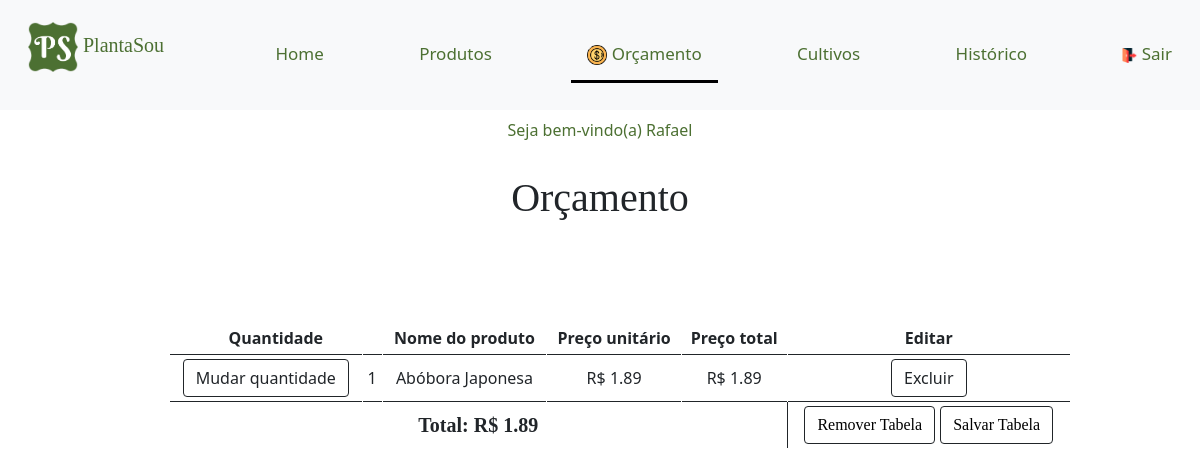
The page /php/orcamento.php?add=tabela&id=11 (signed in) on the database as committed earlier.
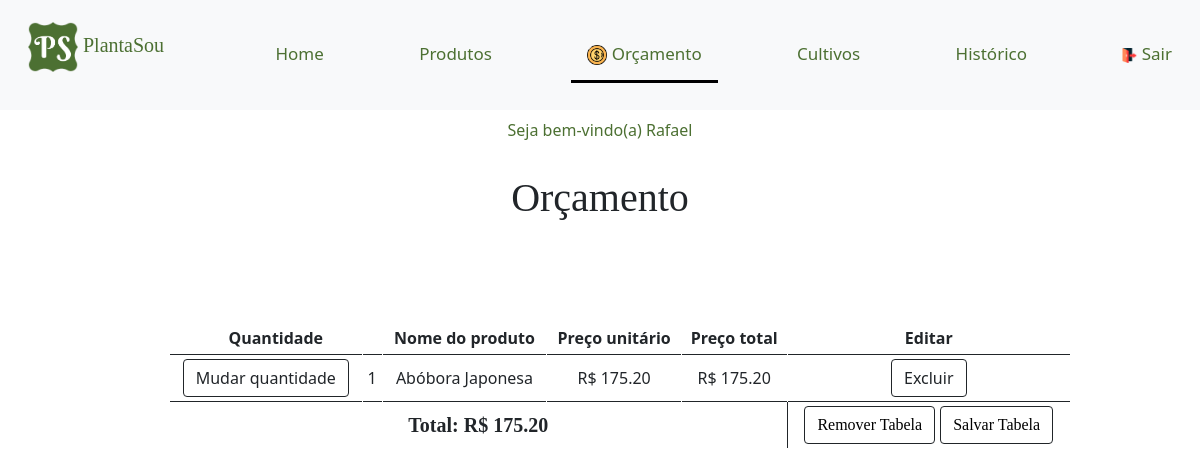
The same page on the database as committed later.
### tables this page shows
CREATE TABLE IF NOT EXISTS `produto` (
  `cod_produto` int(11) NOT NULL AUTO_INCREMENT,
  `nome` varchar(1000) DEFAULT NULL,
  `vitaminas` varchar(1000) DEFAULT NULL,
  `beneficios` varchar(1000) DEFAULT NULL,
  `preco` float DEFAULT NULL,
  `cod_cultivo` int(255) NOT NULL,
  `imagem` varchar(1000) DEFAULT NULL,
  PRIMARY KEY (`cod_produto`),
  KEY `cod_cultivo` (`cod_cultivo`)
);

### php/orcamento.php (the view, shortened to what the changed rows need)
<!DOCTYPE html>
<html lang="pt-br">
<head>
    <link rel="stylesheet" type="text/css" media="screen" href="../css/bootstrap.min.css" />
    <link rel="stylesheet" href="../css/estilo.css">
</head>
<body>
    <br>
    <h1 class="centro letra">Orçamento</h1>
<?php
    if(isset($_GET['add']) && $_GET['add'] == "tabela"){
        $idProduto = $_GET['id'];
    }
    if(count($_SESSION['itens'])== 0){
        echo'
                <div class="p-5 text-center">
                    <div class="alert fundoo font">
                        <div class="text-black">
                            <p>Nenhum produto foi selecionado!</p>
                            </br>
                            <p><a class="fundoo2" href="../php/produtos.php">Você poderá selecionar um produto na página Produtos</a></p>
                        </div>
                    </div>
                </div>
        ';
    }else{
        include ("../inc/conexao.php");
        echo'
            <table class="table-sm tabela w-75 p-3 table-bordered border-dark" cellspacing="0" rules="none">
                <thead>
                    <tr class="centro">
                        <td colspan="2"><b>Quantidade</b></td>
                        <td><b>Nome do produto</b></td>
                        <td><b>Preço unitário</b></td>
                        <td><b>Preço total</b></td>
                        <td><b>Editar</b></td>
                    </tr>
                </thead>
                <tbody>';
        $preco_final=0;
        foreach($_SESSION['itens'] as $idProduto => $quantidade){
            $sql="SELECT * FROM produto WHERE cod_produto=$idProduto";
            $query=mysqli_query($con, $sql);
            $mudar= 0;
                while(($seleciona=mysqli_fetch_assoc($query))!= NULL){
                    if(($mudar!= 0) && ($idProduto == $_POST['id_recebido'])){
                        $_SESSION['qtd'][$idProduto]= $mudar;
                        $_SESSION['itens'][$idProduto]= $mudar;
                        $_SESSION['preco_total'][$idProduto]=$seleciona['preco']* $_SESSION['qtd'][$idProduto];
                        echo'
                        <tr class="centro">
                            <td>
                                <button type="button" class="btn cor_bot btn-outline-dark collapsed" data-bs-toggle="modal" data-bs-target="#quantidade_p'.$idProduto.'">
                                    Mudar quantidade
                                </button>
                            </td>
                            <td scope="row">
                                '.$_SESSION['qtd'][$idProduto].'
                            </td>
                            <td>'.$seleciona['nome'].'</td>
                            <td>R$ '.number_format($seleciona['preco'],2).'</td>
                            <input type= "hidden" value="'.number_format($seleciona['preco'],2).'" id="preco"/>
                            <td>R$ '.number_format($_SESSION['preco_total'][$idProduto],2).'</td>
                            <td>
                                <button class="btn btn-outline-dark collapsed" type="button" id="dropdownMenuButton1" aria-expanded="false">
                                    <a onclick="confirmacao_o('.$idProduto.')">Excluir</a>
                                </button>
                            </td>
                        </tr>
                        ';
                    }else{
                        echo'
                            <tr class="centro">
                                <td>
                                    <button type="button" class="btn cor_bot btn-outline-dark collapsed" data-bs-toggle="modal" data-bs-target="#quantidade_p'.$idProduto.'">
                                        Mudar quantidade
                                    </button>
                                </td>
                                <td scope="row"">
                                    '.$_SESSION['qtd'][$idProduto].'
                                </td>
                                <td>'.$seleciona['nome'].'</td>
                                <td>R$ '.number_format($seleciona['preco'],2).'</td>
                                <input type= "hidden" value="'.number_format($seleciona['preco'],2).'" id="preco"/>
                                <td>R$ '.number_format($_SESSION['preco_total'][$idProduto],2).'</td>
                                <td>
                                    <button class="btn btn-outline-dark collapsed" type="button" id="dropdownMenuButton1" aria-expanded="false">
                                        <a onclick="confirmacao_o('.$idProduto.')">Excluir</a>
                                    </button>
                                </td>
                            </tr>
                </tbody>
                            ';
                    }
                   $preco_final+=$_SESSION['preco_total'][$idProduto];
                }
        }
        echo'
                <tfoot>
                    <tr class="centro font">
                        <th colspan="5"><b>Total: R$ '.number_format($preco_final,2).'</b></th>
                        <td>
                            <button type="button" class="btn btn-color btn-outline-dark" aria-expanded="false">
                                <a onclick="confirmacao_ot()">Remover Tabela</a>
                            </button>
                            <button type="button" class="btn btn-color btn-outline-dark" aria-expanded="false">
                                <a onclick="salvar_ot()">Salvar Tabela</a>
                            </button>
                        </td>
                    </tr>
                </tfoot>
            </table>';
    }
?>
</body>
</html>

Rows that differ between the two databases and show on the page:
changed produto "Abóbora Japonesa": preco "1.89" → "175.20"; preco_total "1.89" → "175.20"
Other text that changed with them:
$preco_final: "1.89" → "175.20"
